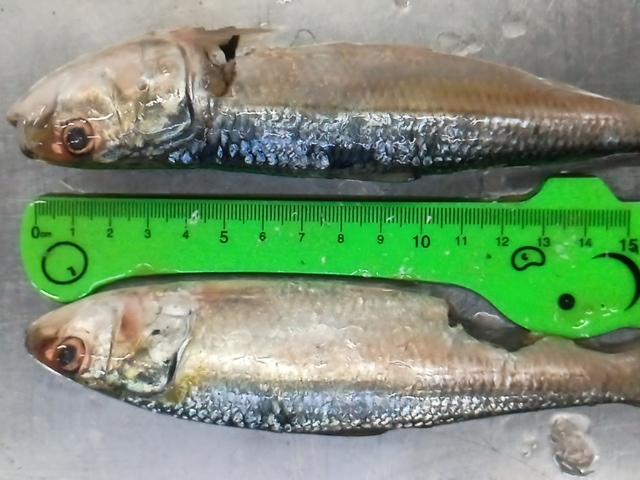
#> input picture computer vision projects/Seafood Freshness App Project/Research/YOLO models/Fish-segmentation-yolo/2024-12-03_10_19_29_(17702)_sardine_input.jpeg, 640 x 480 px, found by its file name
$ jupyter execute --allow-errors 'Mismatched results analysis.ipynb'
#> lines starting #> are read from the running program, lines starting #| are printed output that depends on the picture
This notebook shows that we are getting different results for openvino format and keras format models

### Openvino models

## Requires Python>=3.9

[cell 1]
# replace the filepath of requirements.txt  with your filepath
# ! pip install -r "requirements.txt"

[cell 2]
# import pickle
import cv2
import numpy as np
from keras.models import load_model
import tensorflow as tf
import openvino as ov

sardine_freshness_ov_model = r"mobileapp models\sardine\sardine.xml"
mackerel_freshness_ov_model = r"mobileapp models\mackerel\mackerel.xml"
fish_model = r"mobileapp models\best_openvino_model"
cuts_model = r"mobileapp models\cut-seg_openvino_model"

target_size = (224, 224)
sardine_threshold = 0.5
mackerel_threshold = 0.26

# Initialize OpenVINO Core
#> (the rest of this cell did not finish here and is left out)

[cell 3]
import numpy as np
from PIL import Image
import cv2
import tensorflow as tf
from keras.models import load_model
import base64
from ultralytics import YOLO
import io

# Initialize YOLO models
#> (the rest of this cell did not finish here and is left out)

[cell 4]
from tqdm import tqdm
import os
import pandas as pd
from pathlib import Path
from typing import List, Dict, Optional

def build_freshness_evaluation_df(
    root_dir: str,
    species: str = "sardine",
    model_type: str = "fish",
    valid_exts: Optional[List[str]] = None
) -> pd.DataFrame:
    """
    Run batch inference on a folder of images and return a structured DataFrame
    containing per-fish predictions.

    Progress bar shows evaluation status across images.

    Parameters
    ----------
    root_dir : str
        Path to the root input directory (e.g., "input/").
    species : str, default="sardine"
        Species name passed to the freshness pipeline.
    model_type : str, default="fish"
        Model type passed to `final_prediction`.
    valid_exts : list[str], optional
        Allowed image extensions.

    Returns
    -------
    pd.DataFrame
        Fish-level prediction DataFrame.
    """
#> (reads computer vision projects/Seafood Freshness App Project/Research/Softness based Freshness classification/Sardine/app model versions/v5/prod_flow_sardine_results.csv from the repository)

    if valid_exts is None:
        valid_exts = [".jpg", ".jpeg", ".png", ".bmp"]

    rows: List[Dict] = []
    root_dir = Path(root_dir)

    if not root_dir.exists():
        raise FileNotFoundError(f"Input directory does not exist: {root_dir}")

    # Collect all valid image files first (for tqdm total)
    image_files = [
        p for p in root_dir.rglob("*")
        if p.suffix.lower() in valid_exts
        and p.parent.name.lower() in {"good", "bad"}
    ]

    for image_path in tqdm(
        image_files,
        desc="Evaluating images",
        unit="image"
    ):
        actual_class = image_path.parent.name.lower()

        try:
            result = final_prediction(
                image=str(image_path),
                species=species,
                model=model_type
            )
        except Exception:
            result = {
                "fishes-detected": 'exception',
                "confidence": 0,
                "good-fishes": 0,
                "bad-fishes": 0,
                "reasons": [],
                "image-encode": None,
                "classification": "False",
                "species": species,
                "first3": []
            }

            fish_detected = result.get("fishes-detected", 0)
            predictions = result.get("first3", [])
            reasons = result.get("reasons", [])
            confidences = result.get("confidence", [])

            base_name = image_path.name
            filename_id = base_name.split("_")[4]

            rows.append({
                "date": base_name.split("_")[0],
                "filename": base_name,
                "filename_id": filename_id,
                "fish_detected": fish_detected,
                "confidence": confidences,
                "actual_class": actual_class.capitalize(),
                "predicted_class": "no prediction",
                "reason": "reason not available"
            })

            continue

        if result is None:
            result = {
                "fishes-detected": 'result is None',
                "confidence": 0,
                "good-fishes": 0,
                "bad-fishes": 0,
                "reasons": [],
                "image-encode": None,
                "classification": "False",
                "species": species,
                "first3": []
            }

            fish_detected = result.get("fishes-detected", 0)
            predictions = result.get("first3", [])
            reasons = result.get("reasons", [])
            confidences = result.get("confidence", [])

            base_name = image_path.name
            filename_id = base_name.split("_")[4]

            rows.append({
                "date": base_name.split("_")[0],
                "filename": base_name,
                "filename_id": filename_id,
                "fish_detected": fish_detected,
                "confidence": confidences,
                "actual_class": actual_class.capitalize(),
                "predicted_class": "no prediction",
                "reason": "reason not available"
            })
            continue

        fish_detected = result.get("fishes-detected", 0)
        predictions = result.get("first3", [])
        reasons = result.get("reasons", [])
        confidences = result.get("confidence", [])

        base_name = image_path.name
        filename_id = base_name.split("_")[4]

        for idx, pred_class in enumerate(predictions, start=1):
            fish_filename = f"{filename_id}_({idx})"

            reason = reasons[idx - 1] if idx - 1 < len(reasons) else None

            rows.append({
                "date": base_name.split("_")[0],
                "filename": base_name,
                "filename_id": fish_filename,
                "fish_detected": fish_detected,
                "confidence": confidences,
                "actual_class": actual_class.capitalize(),
                "predicted_class": pred_class.capitalize(),
                "reason": reason
            })

    return pd.DataFrame(
        rows,
        columns=[
            "date",
            "filename",
            "filename_id",
            "fish_detected",
            "confidence",
            "actual_class",
            "predicted_class",
            "reason"
        ]
    )

#> (a cell that did not finish here is left out)

[cell 6]
# Warm-up routine
dummy_image = np.zeros((1, 224, 224, 3), dtype=np.float32)
try:
    inference_model(model, dummy_image)
    print("✅ Freshness model warm-up complete.")
except Exception as e:
    print(f"Error during warm-up: {e}")

#> (a cell that did not finish here is left out)

#> (a cell that did not finish here is left out)

[cell 9]
"""
evaluation_metrics.py

Utilities for computing and visualizing classification metrics
for fish freshness evaluation.

Author: Your Name
"""

import numpy as np
import matplotlib.pyplot as plt
from sklearn.metrics import confusion_matrix, classification_report


def plot_confusion_matrix(
    y_true,
    y_pred,
    labels=("Good", "Bad"),
    normalize=False,
    title="Confusion Matrix",
    cmap=plt.cm.Blues
):
    """
    Plot a confusion matrix with optional normalization.

    Parameters
    ----------
    y_true : array-like
        Ground truth labels.
    y_pred : array-like
        Predicted labels.
    labels : tuple, default=("Good", "Bad")
        Label order for the confusion matrix.
    normalize : bool, default=False
        If True, normalize confusion matrix by row (true labels).
    title : str
        Plot title.
    cmap : matplotlib colormap
        Colormap used for plotting.
    """
#> called with labels = ('Good', 'Bad'), normalize = False, title = 'Confusion Matrix'

    cm = confusion_matrix(y_true, y_pred, labels=labels)

    if normalize:
        cm = cm.astype("float") / cm.sum(axis=1, keepdims=True)
        cm = np.nan_to_num(cm)
        title += " (Normalized)"

    fig, ax = plt.subplots(figsize=(6, 5))
    im = ax.imshow(cm, interpolation="nearest", cmap=cmap)
    ax.figure.colorbar(im, ax=ax)

    ax.set(
        xticks=np.arange(len(labels)),
        yticks=np.arange(len(labels)),
        xticklabels=labels,
        yticklabels=labels,
        ylabel="Actual Label",
        xlabel="Predicted Label",
        title=title
    )

    plt.setp(ax.get_xticklabels(), rotation=45, ha="right")

    fmt = ".2f" if normalize else "d"
    thresh = cm.max() / 2.0

    for i in range(cm.shape[0]):
        for j in range(cm.shape[1]):
            ax.text(
                j,
                i,
                format(cm[i, j], fmt),
                ha="center",
                va="center",
                color="white" if cm[i, j] > thresh else "black"
            )

    fig.tight_layout()
    plt.show()
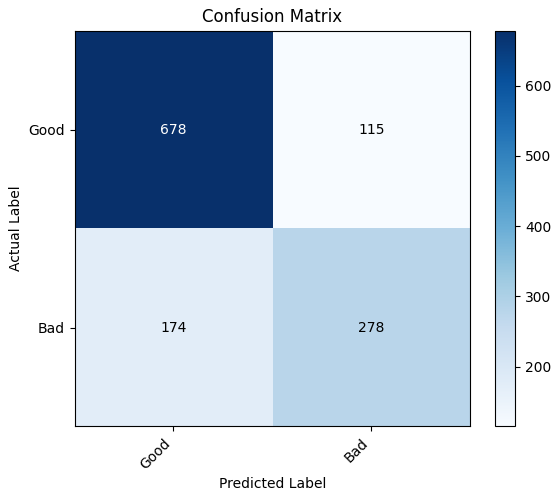
#> figure drawn by matplotlib, 2 panels


def print_classification_metrics(
    df,
    actual_col="actual_class",
    pred_col="predicted_class",
    labels=("Good", "Bad")
):
    """
    Print classification metrics using sklearn.

    Parameters
    ----------
    df : pd.DataFrame
        Evaluation DataFrame.
    actual_col : str
        Column name containing ground truth labels.
    pred_col : str
        Column name containing predicted labels.
    labels : tuple
        Class label order.
    """

    y_true = df[actual_col]
    y_pred = df[pred_col]

    print("\n📊 Classification Report")
    print("-" * 60)
    print(
        classification_report(
            y_true,
            y_pred,
            labels=list(labels),
            target_names=list(labels),
            digits=2
        )
    )

    print("\n📊 Confusion Matrix")
    print("-" * 60)
    plot_confusion_matrix(y_true, y_pred, labels=labels)

[cell 10]
df = pd.read_csv(r"prod_flow_sardine_results.csv")

[cell 11]
# Print metrics
print_classification_metrics(df)

[cell 12]
df.head()

[cell 13]
df['reason'].unique()

[cell 14]
import pandas as pd
df = pd.read_csv(r"C:\Users\sowmy\Downloads\sardine-mackerel white paper replication\prod_flow_mackerel_results.csv")
#> (reads Project Documentation/Seafood Freshness App Project/white paper/Replication-of-fishapp-whitepaper-data/notebook-results/prod_flow_mackerel_results.csv from the repository)
df.head()

[cell 15]
ndf = pd.read_csv(r"C:\Users\sowmy\Downloads\codespaces-practice\prod_flow_mackerel_results.csv")
ndf.head()

[cell 16]
# check if the actual_class and predicted_class columns are same for the common filename_ids in both dfs
mismatches = []
common_ids = ndf[ndf['filename_id'].isin(df['filename_id'].unique())]['filename_id'].unique()
c1 = lambda filename_id: df[df['filename_id']==filename_id]['predicted_class'].values[0] != ndf[ndf['filename_id']==filename_id]['predicted_class'].values[0]
c2 = lambda filename_id: df[df['filename_id']==filename_id]['actual_class'].values[0] != ndf[ndf['filename_id']==filename_id]['actual_class'].values[0]

# Update c3 to handle NaNs
# [10 lines left out: function check_reason_mismatch, not called in this run]

c3 = lambda filename_id: check_reason_mismatch(filename_id)
for filename_id in common_ids:
    if c1(filename_id) or c2(filename_id):
        mismatches.append(filename_id)

data = []
for mismatch in sorted(mismatches):
    data.append({
        'filename_id': mismatch,
        'df_pred': df.loc[df['filename_id'] == mismatch, 'predicted_class'].iloc[0],
        'ndf_pred': ndf.loc[ndf['filename_id'] == mismatch, 'predicted_class'].iloc[0],
        'df_act': df.loc[df['filename_id'] == mismatch, 'actual_class'].iloc[0],
        'ndf_act': ndf.loc[ndf['filename_id'] == mismatch, 'actual_class'].iloc[0],
        'df_reason': df.loc[df['filename_id'] == mismatch, 'reason'].iloc[0],
        'ndf_reason': ndf.loc[ndf['filename_id'] == mismatch, 'reason'].iloc[0],
        'filename': df.loc[df['filename_id'] == mismatch, 'filename'].iloc[0],
        'df_fish_detected': df.loc[df['filename_id'] == mismatch, 'fish_detected'].iloc[0],
        'ndf_fish_detected': ndf.loc[ndf['filename_id'] == mismatch, 'fish_detected'].iloc[0],
        'df_confidence': df.loc[df['filename_id'] == mismatch, 'confidence'].iloc[0],
        'ndf_confidence': ndf.loc[ndf['filename_id'] == mismatch, 'confidence'].iloc[0]
    })

result_df = pd.DataFrame(data)
result_df

[cell 17]
result_df.to_csv(r"mackerel mismatches.csv", index=False)

[cell 18]
import pandas as pd
df = pd.read_csv(r"C:\Users\sowmy\Downloads\sardine-mackerel white paper replication\prod_flow_sardine_results.csv")
#> (the rest of this cell did not finish here and is left out)

#> (a cell that did not finish here is left out)

[cell 20]
df[df['filename_id'].str.contains("17702")]

[cell 21]
ndf[ndf['filename_id'].str.contains("17702")]

[cell 22]
ndf['fish_detected'].unique(), ndf['reason'].unique()

[cell 23]
df.shape, ndf.shape

#> (a cell that did not finish here is left out)

[cell 25]
# import libraries for testing
import numpy as np
from PIL import Image
import matplotlib.pyplot as plt
from ultralytics import YOLO
import io

image = r"C:\Users\sowmy\Downloads\sardine-mackerel white paper replication\Sardine Recent App Testing Input Data\2024-12-03_10_19_29_(17702)_sardine_input.jpeg"
img = Image.open(image)
#> img is the input picture: PIL image 640x480 RGB; mean R, G, B 125.3, 148.5, 117.8
if img.mode != 'RGB':
    img = img.convert('RGB')
img_byte_arr = io.BytesIO()
img.save(img_byte_arr, format=img.format)
img_byte_arr = img_byte_arr.getvalue()
img_from_bytes = Image.open(io.BytesIO(img_byte_arr))
image = np.asarray(img_from_bytes)

# fish_model = r"mobileapp models/best_openvino_model"
fish_model = r"C:\Users\sowmy\Downloads\sardine-repro(old)\mobile app models non ov\fish (2).pt"
#> (the rest of this cell did not finish here and is left out)

[cell 26]
fish_model = r"mobileapp models/best_openvino_model"
# fish_model = r"C:\Users\sowmy\Downloads\sardine-repro(old)\mobile app models non ov\fish (2).pt"
#> (the rest of this cell did not finish here and is left out)

[cell 27]
fish_model = r"C:\Users\sowmy\Downloads\sardine-repro(old)\mobile app models ov converted\fish (2)_openvino_model"
#> (the rest of this cell did not finish here and is left out)

[cell 28]
import ultralytics, torch, cv2, numpy as np, platform
print("OS:", platform.platform())
print("ultralytics:", ultralytics.__version__)
print("torch:", torch.__version__)
print("opencv:", cv2.__version__)
print("mps available:", torch.backends.mps.is_available() if hasattr(torch.backends, "mps") else False)
#> (this line was passed over: torch is not available in this run)

[cell 29]
import openvino as ov
import numpy as np

#> (the rest of this cell did not finish here and is left out)

[cell 30]
import cv2
import numpy as np

img = image[:, :, ::-1]  # RGB -> BGR if needed
#> img: shape (480, 640, 3)
img = cv2.resize(img, (640, 640))
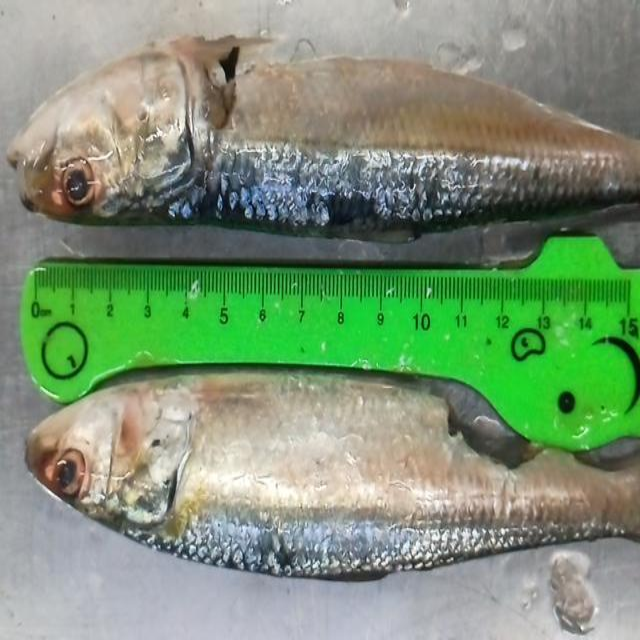
#> img: shape (640, 640, 3); mean B, G, R 117.8, 148.5, 125.3
img = img.astype(np.float32) / 255.0
img = np.transpose(img, (2, 0, 1))  # HWC → CHW
img = np.expand_dims(img, 0)        # add batch

#> (the rest of this cell did not finish here and is left out)
